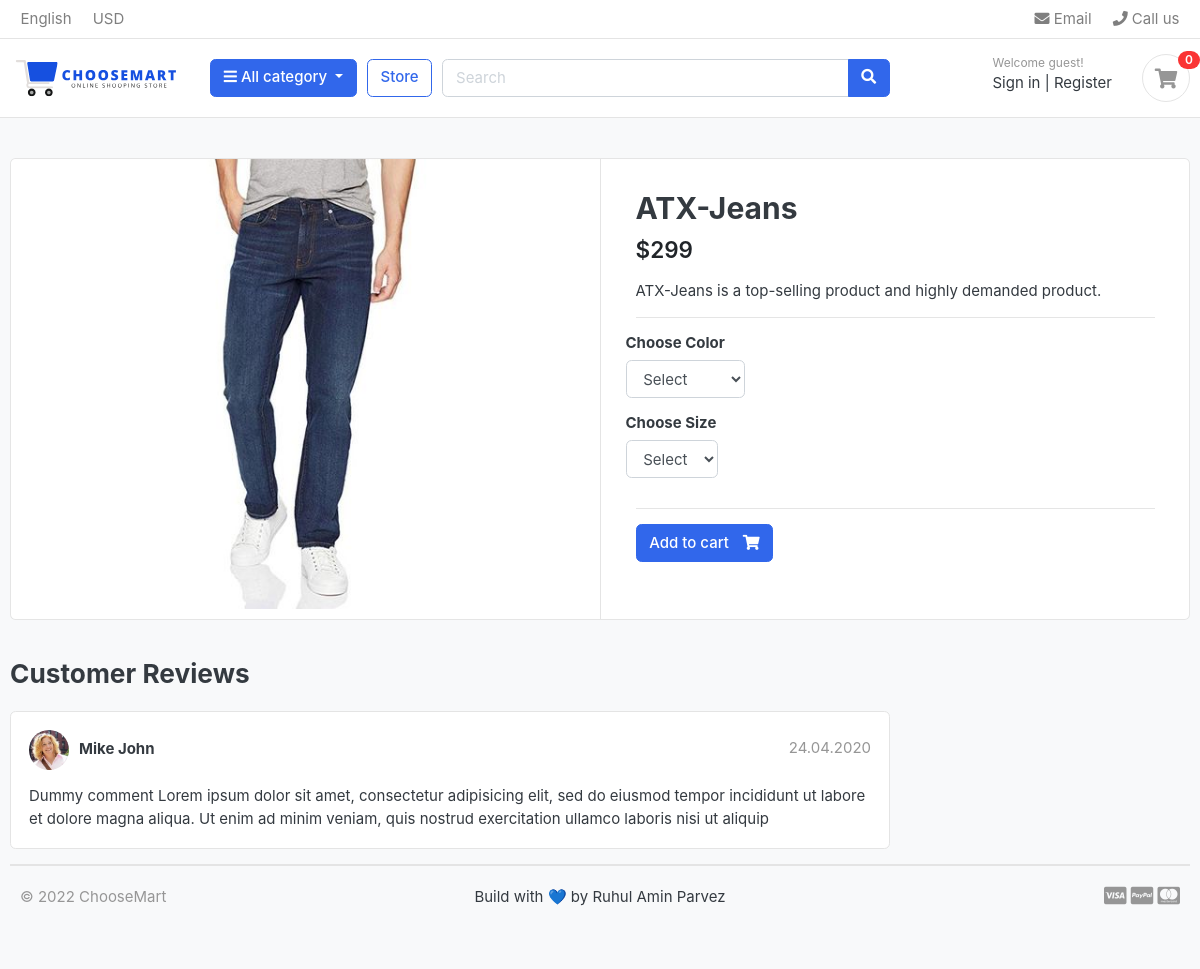
/store/category/jeans/atx-jeans/, run on the app's committed database.
### store/models.py (models this page shows, shortened)
class Product(models.Model):
    product_name = models.CharField(max_length=200, unique=True)
    slug = models.SlugField(max_length=200, unique=True)
    description = models.TextField(max_length=200, blank=True)
    price = models.IntegerField()
    images = models.ImageField(upload_to='images/products/', blank=True)
    stock = models.IntegerField(default=0)
    is_available = models.BooleanField(default=True)
    category = models.ForeignKey(Category, on_delete=models.CASCADE)
    created_date = models.DateTimeField(auto_now_add=True)
    modified_date = models.DateTimeField(auto_now=True)

### store/views.py (the view)
# urls.py: path('category/<slug:category_slug>/<slug:product_slug>/', views.product_detail, name='product_detail'),
def product_detail(request, category_slug, product_slug):
    try:
        single_product = Product.objects.get(category__slug=category_slug ,slug=product_slug)
        in_cart = CartItem.objects.filter(cart__cart_id=_cart_id(request), product=single_product).exists()
    except Exception as e:
        raise e
    context = {
        'single_product': single_product,
        'in_cart': in_cart,
    }
    return render(request, 'store/product_detail.html', context)

### cart/context_processors.py (called while the page is built)
def counter(request):
    cart_count = 0
    if 'admin' in request.path:
        return {}
    else:
        try:
            cart = Cart.objects.filter(cart_id=_cart_id(request))
            cart_items = CartItem.objects.all().filter(cart=cart[:1])
            for cart_item in cart_items:
                cart_count += cart_item.quantity
        except Cart.DoesNotExist:
            cart_count = 0
    return dict(cart_count=cart_count)

### cart/views.py (called while the page is built)
def _cart_id(request):
    cart = request.session.session_key
    if not cart:
        cart = request.session.create()
    return cart

### category/context_processors.py (called while the page is built)
def menu_links(request):
    links = Category.objects.all()
    return dict(links=links)

### category/models.py (called while the page is built)
    def get_url(self):
        return reverse('products_by_category', args=[self.slug])

### store/models.py (called while the page is built)
    def colors(self):
        return super(VariationManager, self).filter(variation_category='color', is_active=True)

    def sizes(self):
        return super(VariationManager, self).filter(variation_category='size', is_active=True)

### templates/store/product_detail.html (shortened to what this page needs)
{% extends 'base.html' %}
{% load static %}
{% block content %}
<section class="section-content padding-y bg">
    <div class="container">
    <div class="card">
        <div class="row no-gutters">
            <aside class="col-md-6">
    <article class="gallery-wrap">
        <div class="img-big-wrap">
           <a href="#"><img src="{{ single_product.images.url }}"></a>
        </div>
    </article>
            </aside>
            <main class="col-md-6 border-left">
  <form action="{% url 'add_cart' single_product.id %}" method="POST">
    <article class="content-body">
    <h2 class="title">{{ single_product.product_name }}</h2>
    <div class="mb-3">
        <var class="price h4">${{ single_product.price }}</var>
    </div>
    <p>{{ single_product.description }}</p>
    <hr>
        <div class="row">
            <div class="item-option-select">
                <h6>Choose Color</h6>
                <select class="form-control" name="color">
                    <option value="" disabled selected>Select</option>
                </select>
            </div>
        </div>
        <div class="row">
            <div class="item-option-select">
                <h6>Choose Size</h6>
                <select class="form-control" name="size">
                    <option value="" disabled selected>Select</option>
                </select>
            </div>
        </div>
        <hr>
        {% if single_product.stock <= 0 %}
          <div class="row">
              <div class="col-sm-12">
                  <div class="alert alert-danger" role="alert">
                      <strong>Out of Stock!</strong>
                  </div>
              </div>
          </div>
          {% else %}
            {% if in_cart %}
              <a href="#" class="btn  btn-success"> <span class="text">Added to cart</span> <i class="fas fa-check"></i>  </a>
              <a href="{% url 'cart' %}" class="btn  btn-primary"> <span class="text">View cart</span> <i class="fas fa-eye"></i>  </a>
            {% else %}
              <button type="submit" class="btn  btn-primary"> <span class="text">Add to cart</span> <i class="fas fa-shopping-cart"></i>  </button>
            {% endif %}
          {% endif %}
    </article>
  </form>
            </main>
        </div>
    </div>
    <br>
    <div class="row">
                <div class="col-md-9">
        <header class="section-heading">
            <h3>Customer Reviews </h3>
        </header>
        <article class="box mb-3">
            <div class="icontext w-100">
                <img src="{% static './images/avatars/avatar1.jpg' %}" class="img-xs icon rounded-circle">
                <div class="text">
                    <span class="date text-muted float-md-right">24.04.2020 </span>
                    <h6 class="mb-1">Mike John </h6>
                </div>
            </div>
            <div class="mt-3">
                <p>
                    Dummy comment Lorem ipsum dolor sit amet, consectetur adipisicing elit, sed do eiusmod
                    tempor incididunt ut labore et dolore magna aliqua. Ut enim ad minim veniam,
                    quis nostrud exercitation ullamco laboris nisi ut aliquip
                </p>
            </div>
        </article>
        </div>
    </div>
{% endblock %}

### static/css/ui.css (style rules this page uses)
html { font-family: "Inter", sans-serif; font-size: 15px; }
.content-body { flex: 1 1 auto; padding: 2rem 2.3rem; }
.img-xs, .img-sm, .img-md, .img-lg { -o-object-fit: cover; object-fit: cover; flex-shrink: 0; flex-grow: 0; }
.img-xs { width: 40px; height: 40px; }
.padding-y { padding-top: 40px; padding-bottom: 40px; }
var { font-style: normal; }
article:after, .form-group:after { display: block; clear: both; content: ""; }
.bg { background-color: #f8f9fa; }
.section-heading { margin-bottom: 20px; margin-top: 15px; }
p:last-child { margin-bottom: 0; }
.btn .text + i { margin-left: 10px; }
.icontext { display: inline-flex; align-items: center; vertical-align: middle; }
.icontext .text { width: 100%; line-height: 1.2; }
.icontext .icon { position: relative; margin-right: 10px; flex-shrink: 0; flex-grow: 0; }
.price { font-weight: 600; color: #212529; }
.box { padding: 18px; background: #fff; border-radius: 0.37rem; border: 1px solid #e4e4e4; }
.box img { max-width: 100%; }
.gallery-wrap .img-big-wrap { margin-bottom: 10px; border-radius: 0.37rem; overflow: hidden; background-color: #fff; }
.gallery-wrap .img-big-wrap a { text-align: center; display: block; }
.gallery-wrap .img-big-wrap img { height: 450px; width: auto; display: inline-block; }
.item-option-select { margin-bottom: 1rem; display: inline-block; margin-right: 15px; }

### data on the page
Product: images (picture), product_name "ATX-Jeans", price "299", description "ATX-Jeans is a top-selling product and highly demanded product."

### other printed values
{{ cart_count }} "0"
